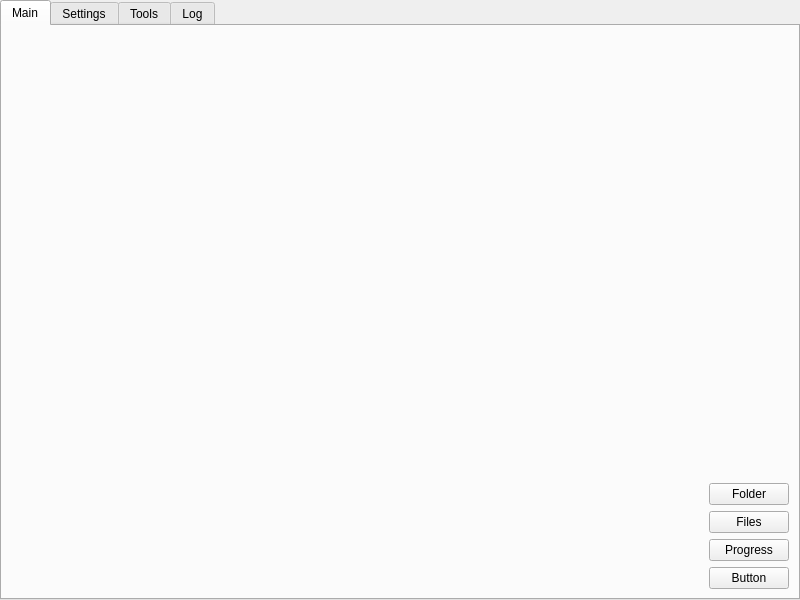
<?xml version="1.0" encoding="UTF-8"?>
<ui version="4.0">
 <class>TabWidget</class>
 <widget class="QTabWidget" name="TabWidget">
  <property name="geometry">
   <rect>
    <x>0</x>
    <y>0</y>
    <width>800</width>
    <height>600</height>
   </rect>
  </property>
  <property name="windowTitle">
   <string>TabWidget</string>
  </property>
  <property name="tabPosition">
   <enum>QTabWidget::North</enum>
  </property>
  <property name="tabShape">
   <enum>QTabWidget::Rounded</enum>
  </property>
  <property name="currentIndex">
   <number>0</number>
  </property>
  <property name="iconSize">
   <size>
    <width>30</width>
    <height>30</height>
   </size>
  </property>
  <property name="usesScrollButtons">
   <bool>false</bool>
  </property>
  <property name="documentMode">
   <bool>false</bool>
  </property>
  <property name="tabsClosable">
   <bool>false</bool>
  </property>
  <widget class="QWidget" name="MainTab">
   <attribute name="icon">
    <iconset>
     <normaloff>../../assets/load-icon-inverted.png</normaloff>../../assets/load-icon-inverted.png</iconset>
   </attribute>
   <attribute name="title">
    <string>Main</string>
   </attribute>
   <layout class="QGridLayout" name="gridLayout_8">
    <item row="4" column="1">
     <widget class="QPushButton" name="TestButton">
      <property name="text">
       <string>Button</string>
      </property>
     </widget>
    </item>
    <item row="4" column="0">
     <spacer name="horizontalSpacer">
      <property name="orientation">
       <enum>Qt::Horizontal</enum>
      </property>
      <property name="sizeHint" stdset="0">
       <size>
        <width>40</width>
        <height>20</height>
       </size>
      </property>
     </spacer>
    </item>
    <item row="0" column="1">
     <spacer name="verticalSpacer">
      <property name="orientation">
       <enum>Qt::Vertical</enum>
      </property>
      <property name="sizeHint" stdset="0">
       <size>
        <width>20</width>
        <height>40</height>
       </size>
      </property>
     </spacer>
    </item>
    <item row="3" column="1">
     <widget class="QPushButton" name="ShowProgressButton">
      <property name="text">
       <string>Progress</string>
      </property>
     </widget>
    </item>
    <item row="2" column="1">
     <widget class="QPushButton" name="FilesSelectButton">
      <property name="text">
       <string>Files</string>
      </property>
     </widget>
    </item>
    <item row="1" column="1">
     <widget class="QPushButton" name="FolderSelectButton">
      <property name="text">
       <string>Folder</string>
      </property>
     </widget>
    </item>
   </layout>
  </widget>
  <widget class="QWidget" name="SettingsTab">
   <attribute name="icon">
    <iconset>
     <normaloff>../../assets/settings-icon-inverted.png</normaloff>../../assets/settings-icon-inverted.png</iconset>
   </attribute>
   <attribute name="title">
    <string>Settings</string>
   </attribute>
   <layout class="QGridLayout" name="gridLayout_15"/>
  </widget>
  <widget class="QWidget" name="ToolsTab">
   <attribute name="icon">
    <iconset>
     <normaloff>../../assets/tools-icon-inverted.png</normaloff>../../assets/tools-icon-inverted.png</iconset>
   </attribute>
   <attribute name="title">
    <string>Tools</string>
   </attribute>
   <layout class="QGridLayout" name="gridLayout_14"/>
  </widget>
  <widget class="QWidget" name="LogTab">
   <attribute name="icon">
    <iconset>
     <normaloff>../../assets/log-icon-inverted.png</normaloff>../../assets/log-icon-inverted.png</iconset>
   </attribute>
   <attribute name="title">
    <string>Log</string>
   </attribute>
   <layout class="QGridLayout" name="gridLayout_3">
    <item row="0" column="0">
     <widget class="QTextBrowser" name="LogBrowser">
      <property name="font">
       <font>
        <family>Consolas</family>
        <pointsize>9</pointsize>
       </font>
      </property>
      <property name="frameShadow">
       <enum>QFrame::Plain</enum>
      </property>
      <property name="lineWrapMode">
       <enum>QTextEdit::NoWrap</enum>
      </property>
     </widget>
    </item>
   </layout>
  </widget>
 </widget>
 <resources/>
 <connections/>
</ui>
